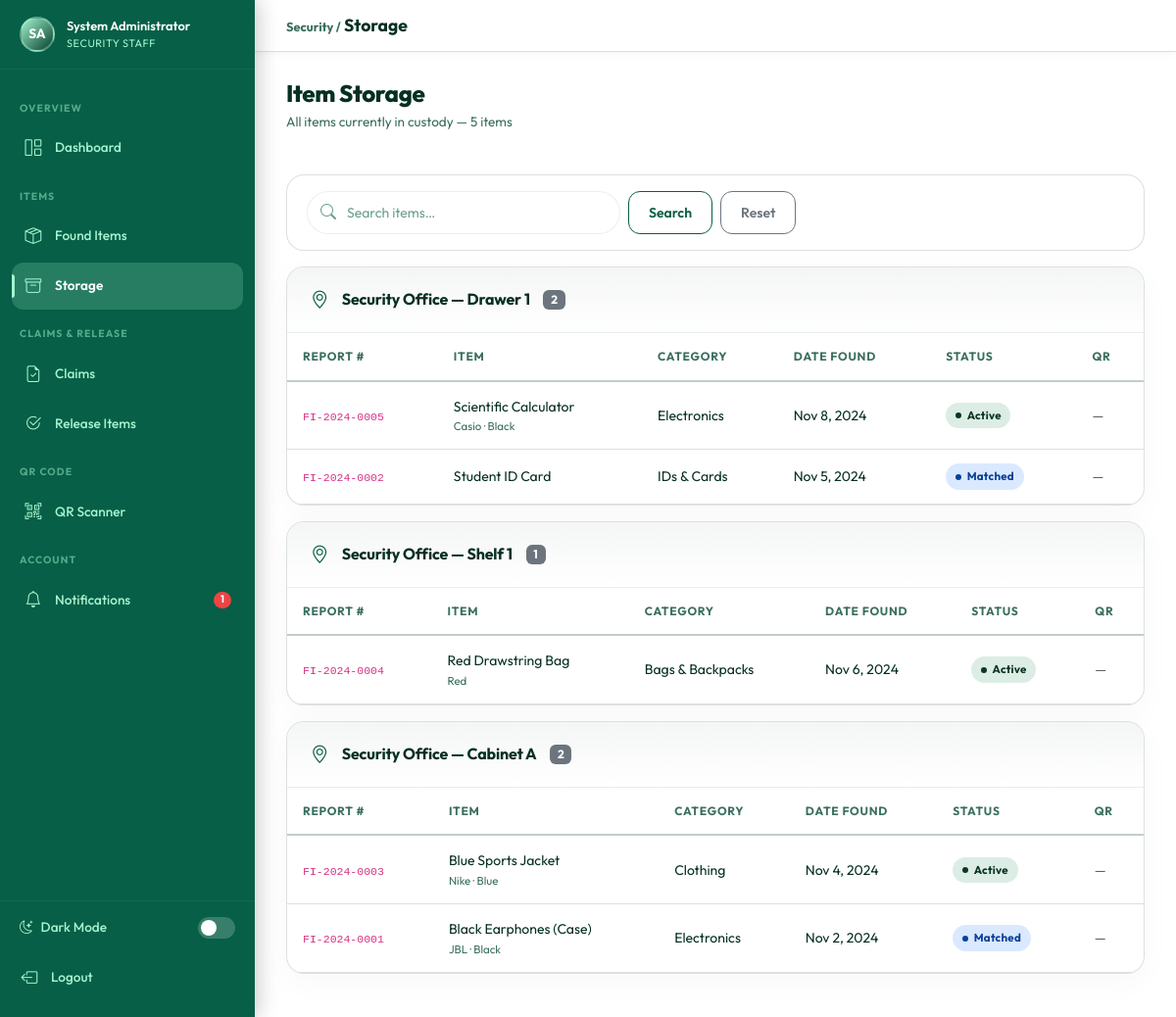
/security/storage.php (signed in), run on the app's committed database.
### tables this page shows
CREATE TABLE IF NOT EXISTS `users` (
    `id`              INT UNSIGNED    NOT NULL AUTO_INCREMENT,
    `name`            VARCHAR(100)    NOT NULL,
    `email`           VARCHAR(150)    NOT NULL,
    `password`        VARCHAR(255)    NOT NULL,
    `role`            ENUM('admin','student','security') NOT NULL DEFAULT 'student',
    `student_id`      VARCHAR(50)     NULL DEFAULT NULL,
    `phone`           VARCHAR(20)     NULL DEFAULT NULL,
    `profile_photo`   VARCHAR(255)    NULL DEFAULT NULL,
    `status`          ENUM('active','inactive','suspended') NOT NULL DEFAULT 'active',
    `remember_token`  VARCHAR(100)    NULL DEFAULT NULL,
    `last_login`      DATETIME        NULL DEFAULT NULL,
    `created_at`      DATETIME        NOT NULL DEFAULT CURRENT_TIMESTAMP,
    `updated_at`      DATETIME        NOT NULL DEFAULT CURRENT_TIMESTAMP ON UPDATE CURRENT_TIMESTAMP,
    PRIMARY KEY (`id`),
    UNIQUE KEY `uq_email` (`email`),
    KEY `idx_role`   (`role`),
    KEY `idx_status` (`status`)
);

CREATE TABLE IF NOT EXISTS `found_items` (
    `id`               INT UNSIGNED NOT NULL AUTO_INCREMENT,
    `report_number`    VARCHAR(20)  NOT NULL,
    `user_id`          INT UNSIGNED NOT NULL,
    `category_id`      INT UNSIGNED NOT NULL,
    `location_id`      INT UNSIGNED NOT NULL,
    `item_name`        VARCHAR(150) NOT NULL,
    `brand`            VARCHAR(100) NULL DEFAULT NULL,
    `color`            VARCHAR(50)  NULL DEFAULT NULL,
    `description`      TEXT         NULL DEFAULT NULL,
    `date_found`       DATE         NOT NULL,
    `time_found`       TIME         NULL DEFAULT NULL,
    `storage_location` VARCHAR(200) NULL DEFAULT NULL,
    `qr_code_path`     VARCHAR(255) NULL DEFAULT NULL,
    `status`           ENUM('pending','active','matched','claimed','released') NOT NULL DEFAULT 'pending',
    `security_notes`   TEXT         NULL DEFAULT NULL,
    `created_at`       DATETIME     NOT NULL DEFAULT CURRENT_TIMESTAMP,
    `updated_at`       DATETIME     NOT NULL DEFAULT CURRENT_TIMESTAMP ON UPDATE CURRENT_TIMESTAMP,
    PRIMARY KEY (`id`),
    UNIQUE KEY `uq_report_number` (`report_number`),
    KEY `idx_user_id`    (`user_id`),
    KEY `idx_status`     (`status`),
    KEY `idx_date_found` (`date_found`),
    FULLTEXT KEY `ft_found_search` (`item_name`,`brand`,`color`,`description`),
    CONSTRAINT `fk_found_user`     FOREIGN KEY (`user_id`)     REFERENCES `users`(`id`)      ON DELETE CASCADE,
    CONSTRAINT `fk_found_category` FOREIGN KEY (`category_id`) REFERENCES `categories`(`id`) ON DELETE RESTRICT,
    CONSTRAINT `fk_found_location` FOREIGN KEY (`location_id`) REFERENCES `locations`(`id`)  ON DELETE RESTRICT
);

CREATE TABLE IF NOT EXISTS `categories` (
    `id`          INT UNSIGNED NOT NULL AUTO_INCREMENT,
    `name`        VARCHAR(100) NOT NULL,
    `description` TEXT         NULL DEFAULT NULL,
    `icon`        VARCHAR(50)  NOT NULL DEFAULT 'bi-tag',
    `color`       VARCHAR(20)  NOT NULL DEFAULT '#065F46',
    `status`      ENUM('active','inactive') NOT NULL DEFAULT 'active',
    `created_at`  DATETIME     NOT NULL DEFAULT CURRENT_TIMESTAMP,
    PRIMARY KEY (`id`),
    UNIQUE KEY `uq_name` (`name`),
    KEY `idx_status` (`status`)
);

### includes/auth.php (called while the page is built, shortened)
<?php
require_once __DIR__ . '/../config/database.php';
function isLoggedIn(): bool
{
    return isset($_SESSION['user_id']) && isset($_SESSION['role']);
}
function currentUser(): array
{
    static $user = null;
    if ($user === null) {
        $user = db()->fetchOne(
            'SELECT id, name, email, role, student_id, phone, profile_photo, status FROM users WHERE id = ? AND status = "active"',
            [$_SESSION['user_id']]
        );
    }
    return $user;
}
if (!function_exists('userInitials')) {
    function userInitials(string $name): string
    {
        $parts = explode(' ', trim($name));
        $initials = '';
        foreach (array_slice($parts, 0, 2) as $part) {
            $initials .= strtoupper($part[0] ?? '');
        }
        return $initials ?: '?';
    }
}
$user = isLoggedIn() ? currentUser() : [];

### config/database.php (called while the page is built, shortened)
<?php
class Database
{
    private static ?Database $instance = null;
    private PDO $connection;
    private function __construct()
    {
        $dsn = sprintf(
            'mysql:host=%s;port=%s;dbname=%s;charset=%s',
            DB_HOST, DB_PORT, DB_NAME, DB_CHARSET
        );
        $options = [
            PDO::ATTR_ERRMODE            => PDO::ERRMODE_EXCEPTION,
            PDO::ATTR_DEFAULT_FETCH_MODE => PDO::FETCH_ASSOC,
            PDO::ATTR_EMULATE_PREPARES   => false,
            PDO::MYSQL_ATTR_INIT_COMMAND => "SET NAMES utf8mb4 COLLATE utf8mb4_unicode_ci",
        ];
        try {
            $this->connection = new PDO($dsn, DB_USER, DB_PASS, $options);
        } catch (PDOException $e) {
            if (APP_DEBUG) {
                die('<div style="background:#f8d7da;color:#721c24;padding:1rem;font-family:monospace;border-radius:4px;">
                    <strong>Database Connection Failed:</strong><br>' . htmlspecialchars($e->getMessage()) . '
                </div>');
            }
            die('A database error occurred. Please try again later.');
        }
    }
    public static function getInstance(): Database
    {
        if (self::$instance === null) {
            self::$instance = new self();
        }
        return self::$instance;
    }
    public function query(string $sql, array $params = []): PDOStatement
    {
        $stmt = $this->connection->prepare($sql);
        $stmt->execute($params);
        return $stmt;
    }
    public function fetchOne(string $sql, array $params = []): array|false
    {
        return $this->query($sql, $params)->fetch();
    }
    public function fetchAll(string $sql, array $params = []): array
    {
        return $this->query($sql, $params)->fetchAll();
    }
}
function db(): Database
{
    return Database::getInstance();
}

### includes/notifications.php (called while the page is built, shortened)
<?php
require_once __DIR__ . '/../config/database.php';
function unreadCount(int $userId): int
{
    $row = db()->fetchOne(
        'SELECT COUNT(*) AS cnt FROM notifications WHERE user_id = ? AND is_read = 0',
        [$userId]
    );
    return (int)($row['cnt'] ?? 0);
}

### security/storage.php (the view, shortened to what this page needs)
<?php
$activePage = 'storage';
require_once __DIR__ . '/../config/database.php';
require_once __DIR__ . '/../includes/auth.php';
require_once __DIR__ . '/../includes/functions.php';
require_once __DIR__ . '/../includes/notifications.php';
$search = sanitize($_GET['search'] ?? '');
$sql    = 'SELECT fi.*, c.name AS cat FROM found_items fi LEFT JOIN categories c ON fi.category_id=c.id WHERE fi.status IN ("active","matched","claimed")';
$params = [];
$sql .= ' ORDER BY fi.date_found DESC';
$items = db()->fetchAll($sql, $params);
$grouped = [];
foreach ($items as $item) {
    $key = $item['storage_location'] ?: 'Unassigned';
    $grouped[$key][] = $item;
}
include __DIR__ . '/../includes/header.php';
include __DIR__ . '/../includes/sidebar_security.php';
?>
<div class="main-content">
  <div class="topbar">
    <div class="topbar-title"><span class="text-muted-sm">Security /</span> Storage</div>
  </div>
  <div class="content-area">
    <div class="page-header">
      <div>
        <h1 class="page-title">Item Storage</h1>
        <p class="page-subtitle">All items currently in custody — <?= number_format(count($items)) ?> item<?= count($items)!==1?'s':'' ?></p>
      </div>
    </div>
    <div class="filters-row mb-3">
      <form method="GET" class="d-flex gap-2 w-100">
        <div class="search-bar flex-grow-1"><i class="bi bi-search"></i><input type="text" name="search" class="form-control" placeholder="Search items…" value="<?= e($search) ?>"></div>
        <button type="submit" class="btn btn-outline-primary btn-sm">Search</button>
        <a href="?" class="btn btn-outline-secondary btn-sm">Reset</a>
      </form>
    </div>
    <?php if (empty($grouped)): ?>
    <div class="empty-state"><i class="bi bi-archive"></i><h5>No items in storage</h5><p>All items have been released.</p></div>
    <?php else: ?>
    <?php foreach ($grouped as $location => $locItems): ?>
    <div class="card mb-3">
      <div class="card-header">
        <span class="card-title">
          <i class="bi bi-geo-alt text-primary me-1"></i>
          <?= e($location) ?>
          <span class="badge bg-secondary ms-1"><?= count($locItems) ?></span>
        </span>
      </div>
      <div class="card-body p-0">
        <div class="table-responsive">
          <table class="table table-hover mb-0" style="font-size:.83rem;">
            <thead><tr><th>Report #</th><th>Item</th><th>Category</th><th>Date Found</th><th>Status</th><th>QR</th></tr></thead>
            <tbody>
              <?php foreach ($locItems as $fi): ?>
              <tr>
                <td><code style="font-size:.72rem;"><?= e($fi['report_number']) ?></code></td>
                <td>
                  <div class="fw-600"><?= e($fi['item_name']) ?></div>
                  <?php if ($fi['brand'] || $fi['color']): ?><div style="font-size:.72rem;color:var(--text-muted);"><?= e(implode(' · ',array_filter([$fi['brand']??'',$fi['color']??'']))) ?></div><?php endif; ?>
                </td>
                <td><?= e($fi['cat']) ?></td>
                <td style="white-space:nowrap;"><?= formatDate($fi['date_found']) ?></td>
                <td><?= statusBadge($fi['status']) ?></td>
                <td>
                  <?php if ($fi['qr_code_path']): ?>
                  <a href="<?= BASE_URL.'/qr_codes/'.basename($fi['qr_code_path']) ?>" target="_blank" class="btn btn-sm btn-outline-primary py-0 px-2"><i class="bi bi-qr-code"></i></a>
                  <?php else: ?><span class="text-muted">—</span><?php endif; ?>
                </td>
              </tr>
              <?php endforeach; ?>
            </tbody>
          </table>
        </div>
      </div>
    </div>
    <?php endforeach; ?>
    <?php endif; ?>
  </div>
</div>
<?php include __DIR__ . '/../includes/footer.php'; ?>

### includes/sidebar_security.php (shortened to what this page needs)
<?php
require_once __DIR__ . '/../includes/auth.php';
require_once __DIR__ . '/../includes/functions.php';
require_once __DIR__ . '/../includes/notifications.php';
$u = currentUser();
$nc = unreadCount($u['id']);
$activePage = $activePage ?? '';
function secNavLink(string $href, string $icon, string $label, string $page, string $active, int $badge = 0): string {
    $cls = $page === $active ? ' active' : '';
    $b   = $badge > 0 ? "<span class='nav-badge'>{$badge}</span>" : '';
    return "<li class='nav-item'>
              <a href='{$href}' class='nav-link-sidebar{$cls}'>
                <i class='bi {$icon}'></i> {$label} {$b}
              </a>
            </li>";
}
$pendingClaims = db()->fetchOne('SELECT COUNT(*) AS c FROM claims WHERE status="pending"')['c'] ?? 0;
?>
<nav class="sidebar" id="sidebar">
  <div class="sidebar-user">
    <div class="sidebar-avatar"><?= userInitials($u['name']) ?></div>
    <div>
      <div class="sidebar-user-name"><?= e($u['name']) ?></div>
      <div class="sidebar-user-role">Security Staff</div>
    </div>
  </div>
  <ul class="sidebar-nav list-unstyled">
    <span class="nav-section-label">Overview</span>
    <?= secNavLink(BASE_URL.'/security/dashboard.php',    'bi-grid-1x2',           'Dashboard',    'dashboard', $activePage) ?>
    <span class="nav-section-label">Items</span>
    <?= secNavLink(BASE_URL.'/security/found_items.php',  'bi-box-seam',           'Found Items',  'found',     $activePage) ?>
    <?= secNavLink(BASE_URL.'/security/storage.php',      'bi-archive',            'Storage',      'storage',   $activePage) ?>
    <span class="nav-section-label">Claims & Release</span>
    <?= secNavLink(BASE_URL.'/security/claims.php',       'bi-file-earmark-check', 'Claims',       'claims',    $activePage, (int)$pendingClaims) ?>
    <?= secNavLink(BASE_URL.'/security/release.php',      'bi-check2-circle',      'Release Items','release',   $activePage) ?>
    <span class="nav-section-label">QR Code</span>
    <?= secNavLink(BASE_URL.'/security/qr_scanner.php',   'bi-qr-code-scan',       'QR Scanner',   'qr',        $activePage) ?>
    <span class="nav-section-label">Account</span>
    <?= secNavLink(BASE_URL.'/student/notifications.php',  'bi-bell',              'Notifications','notifications',$activePage,$nc) ?>
  </ul>
  <div class="sidebar-footer">
    <div class="d-flex align-items-center justify-content-between px-2 mb-3">
      <span style="font-size: 0.85rem; color: var(--sidebar-text); font-weight: 500;">
        <i class="bi bi-moon-stars me-2"></i>Dark Mode
      </span>
      <button class="dark-toggle <?= $isDark ? 'active' : '' ?>" id="darkToggle" aria-label="Toggle dark mode"></button>
    </div>
    <a href="<?= BASE_URL ?>/logout.php" class="nav-link-sidebar px-2">
      <i class="bi bi-box-arrow-left"></i> Logout
    </a>
  </div>
</nav>

### includes/functions.php (shortened to what this page needs)
<?php
require_once __DIR__ . '/../config/database.php';
function e(mixed $val): string
{
    return htmlspecialchars((string)($val ?? ''), ENT_QUOTES | ENT_HTML5, 'UTF-8');
}
function sanitize(string $input): string
{
    return trim(strip_tags($input));
}
function statusBadge(string $status): string
{
    $labels = [
        'pending'   => 'Pending',
        'active'    => 'Active',
        'matched'   => 'Matched',
        'claimed'   => 'Claimed',
        'closed'    => 'Closed',
        'approved'  => 'Approved',
        'rejected'  => 'Rejected',
        'released'  => 'Released',
        'confirmed' => 'Confirmed',
        'inactive'  => 'Inactive',
        'suspended' => 'Suspended',
    ];
    $label = $labels[$status] ?? ucfirst($status);
    return "<span class='badge-status badge-{$status}'>" . e($label) . "</span>";
}
function formatDate(string $date, string $format = 'M j, Y'): string
{
    return date($format, strtotime($date));
}

### data on the page
users: name "SA", name "System Administrator"
found_items: report_number "FI-2024-0005", item_name "Scientific Calculator", brand+color "Casio · Black", category.name "Electronics", date_found "Nov 8, 2024", status "Active"
found_items: report_number "FI-2024-0002", item_name "Student ID Card", category.name "IDs & Cards", date_found "Nov 5, 2024", status "Matched"
found_items: report_number "FI-2024-0004", item_name "Red Drawstring Bag", color "Red", category.name "Bags & Backpacks", date_found "Nov 6, 2024", status "Active"
found_items: report_number "FI-2024-0003", item_name "Blue Sports Jacket", brand+color "Nike · Blue", category.name "Clothing", date_found "Nov 4, 2024", status "Active"
found_items: report_number "FI-2024-0001", item_name "Black Earphones (Case)", brand+color "JBL · Black", category.name "Electronics", date_found "Nov 2, 2024", status "Matched"

### other printed values
$label "Dashboard Found Items Storage Claims Release Items QR Scanner Notifications"
$badge "1"
count($items) "5"
$location "Security Office — Drawer 1"
count($locItems) "2"
$location "Security Office — Shelf 1"
count($locItems) "1"
$location "Security Office — Cabinet A"
